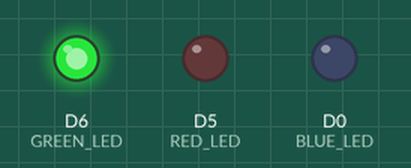
This program was run on a simulated ESP8266 (NodeMCU). On the bench: output pins drawn as LEDs (lit = HIGH). What the program prints to the serial monitor is not drawn.

Above: at 1.0 s.
At 3.02 s:
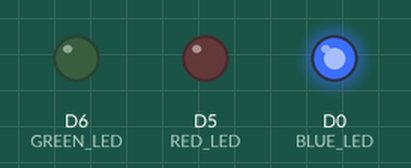
At 5.6 s:
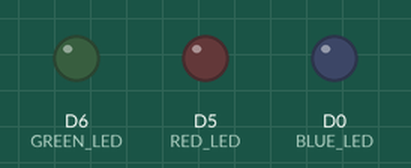
At 8.77 s:
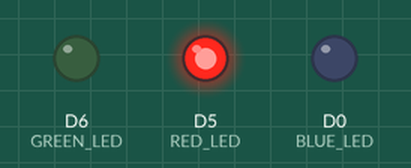
Timing chart, 0 to 10.7 s (numbered marks = the images above):
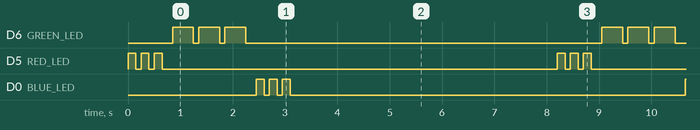

The program:

main.cpp
```cpp
#include <Arduino.h>

#define RED_LED D5   //led warna merah
#define GREEN_LED D6 //led warna hijau
#define BLUE_LED D0  //led warnah biru

void setup()
{
  Serial.begin(115200);
  pinMode(RED_LED, OUTPUT); //atur pin-pin digital sebagai output
  pinMode(GREEN_LED, OUTPUT);
  pinMode(BLUE_LED, OUTPUT);
  Serial.println("Tugas Program LED SOS Warna Warni");
}

void loop()
{
  digitalWrite(BLUE_LED, LOW);
  // 3 dits (3 titik atau huruf S)
  for (int x = 0; x < 3; x++)
  {
    digitalWrite(RED_LED, HIGH); // LED nyala
    delay(150);                  // delay selama 150ms
    digitalWrite(RED_LED, LOW);  // LED mati
    delay(100);                  // delay selama 100ms
  }
  delay(100);

  // 3 dahs (3 garis atau huruf O)
  for (int x = 0; x < 3; x++)
  {
    digitalWrite(GREEN_LED, HIGH); // LED nyala
    delay(400);                    // delay selama 400ms
    digitalWrite(GREEN_LED, LOW);  // LED mati
    delay(100);                    // delay selama 100ms
  }

  // 100ms delay to cause slight gap between letters
  delay(100);
  // 3 dits again (3 titik atau huruf S)
  for (int x = 0; x < 3; x++)
  {
    digitalWrite(BLUE_LED, HIGH); // LED nyala
    delay(150);                   // delay selama 150ms
    digitalWrite(BLUE_LED, LOW);  // LED mati
    delay(100);                   // delay selama 100ms
  }

  digitalWrite(BLUE_LED, LOW);
  // wait 5 seconds before repeating the SOS signal
  delay(5000);
}
```

Measured:
- by itself, D6 (GREEN_LED): repeats every 8.2 s: 2 × (LOW 0.10 s, HIGH 0.40 s), LOW 6.8 s, HIGH 0.40 s
- by itself, D5 (RED_LED), D0 (BLUE_LED): repeats every 8.2 s: 2 × (LOW 0.10 s, HIGH 0.15 s), LOW 7.6 s, HIGH 0.15 s
- by itself, everything shown: repeats every 8.2 s, in 14 steps
